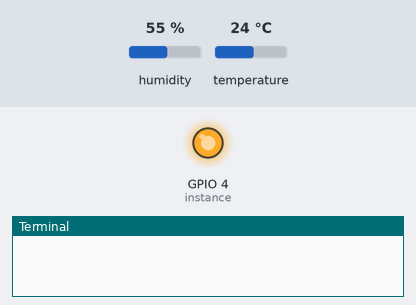
Recording of a program running on a simulated Raspberry Pi (BCM pin numbers). Shown: output pins drawn as LEDs (lit = HIGH), the last lines printed to the terminal. The test bench sets the inputs (shaded band); at power-on: humidity 55 %, temperature 24 °C. Library files of the repository ran but are not shown: dht11.py.

Above: at 0.01 s.
At 1.2 s:
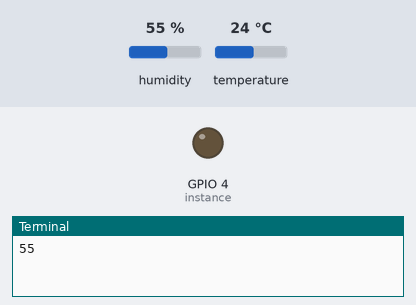
1.3 s: humidity set to 22 %
5.3 s: humidity set to 40 %
Timing chart, 0 to 8.3 s (numbered marks = the images above; inputs shaded):
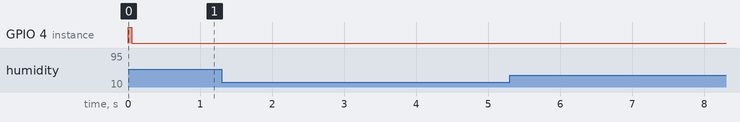

The program:

temperature.py
```python
#Drive 16x2 LCD screen for Raspberry Pi

import dht11
import RPi.GPIO as GPIO
import time

# Define GPIO to LCD mapping
#LCD_RS = 7
#LCD_E  = 8
#LCD_D4 = 25
#LCD_D5 = 24
#LCD_D6 = 23
#LCD_D7 = 18
Temp_sensor= 4 #14

# Define some device constants
#LCD_WIDTH = 16    # Maximum characters per line
#LCD_CHR = True
#LCD_CMD = False

#LCD_LINE_1 = 0x80 # LCD RAM address for the 1st line
#LCD_LINE_2 = 0xC0 # LCD RAM address for the 2nd line

# Timing constants
#E_PULSE = 0.0005
#E_DELAY = 0.0005

def main():
  # Main program block
  GPIO.setwarnings(False)
  GPIO.setmode(GPIO.BCM)       # Use BCM GPIO numbers

  instance = dht11.DHT11(pin = Temp_sensor)

  #GPIO.setup(LCD_E, GPIO.OUT)  # Enable
  #GPIO.setup(LCD_RS, GPIO.OUT) # RS
  #GPIO.setup(LCD_D4, GPIO.OUT) # DB4
  #GPIO.setup(LCD_D5, GPIO.OUT) # DB5
  #GPIO.setup(LCD_D6, GPIO.OUT) # DB6
  #GPIO.setup(LCD_D7, GPIO.OUT) # DB7


  # Initialise display
  #lcd_init()

  while True:
	#get DHT11 sensor value
	result = instance.read()
        # Send some test

	#if result.is_valid():
	print result
	time.sleep(3)

if __name__ == '__main__':

#	try:
  		main()
#   	except KeyboardInterrupt:
#    		pass
#    	finally:
    #lcd_byte(0x01, LCD_CMD)
    #lcd_string("Goodbye!",LCD_LINE_1)
    #GPIO.cleanup()
```
